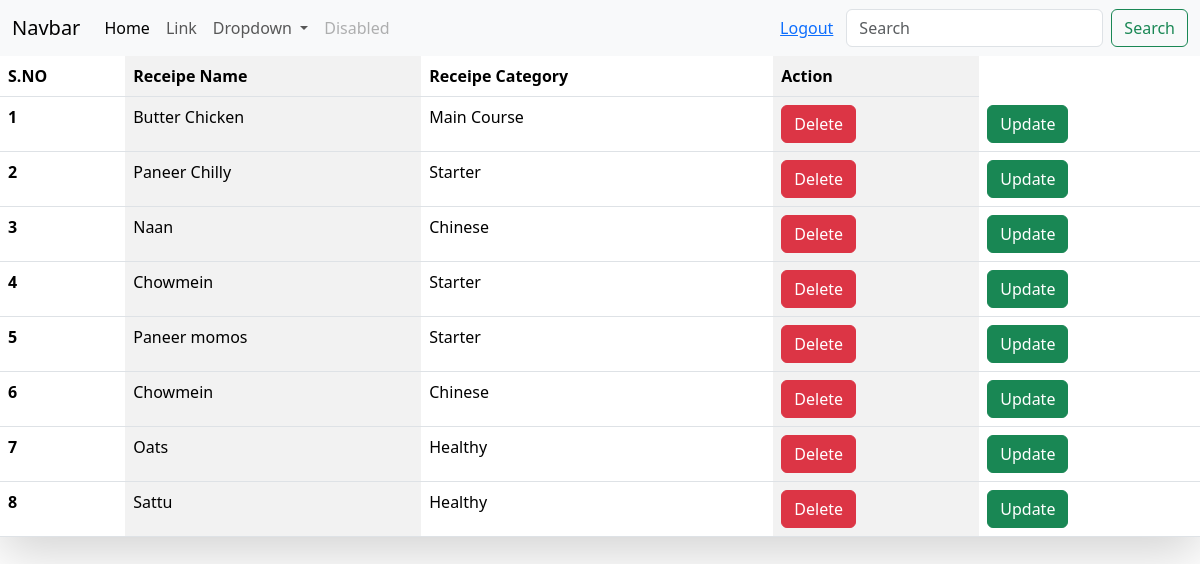
The page /getreceipe/ on the database its author committed.
### receipeapp/models.py (models this page shows, shortened)
class items(models.Model):
    user = models.ForeignKey(User , on_delete=models.SET_NULL , null=True , blank=True)
    recipe_name = models.TextField(max_length=200)
    recipe_category = models.TextField(max_length=200)

### receipeapp/views.py (the view)
# urls.py: path('getreceipe/',views.view_page,name="view_page"),
def view_page(request):
    data = items.objects.all()
    context = {"recipes":data}
    return render(request,"view_page.html",context)

### templates/view_page.html (shortened to what this page needs)
{%extends "basenew.html"%}
{%block start%}
<table class="table col-6 mx-auto  p-3 shadow-lg table-striped-columns" >
    <thead>
      <tr>
        <th scope="col">S.NO</th>
        <th scope="col">Receipe Name</th>
        <th scope="col">Receipe Category</th>
        <th scope="col">Action</th>
      </tr>
    </thead>
    <tbody>
    {%for recipe in recipes %}
      <tr >
        <th scope="row">{{forloop.counter}}</th>
        <td>{{recipe.recipe_name}}</td>
        <td>{{recipe.recipe_category}}</td>
        <td ><a href="/delete-recipe/{{recipe.id}}" class="btn btn-danger">Delete</td>
        <td ><a href="/update-recipe/{{recipe.id}}" class="btn btn-success">Update</td>
      </tr>
      {%endfor%}
    </tbody>
  </table>
{%endblock%}

### templates/basenew.html (shortened to what this page needs)
<!DOCTYPE html>
<html lang="en">
<head>
    <link href="https://cdn.jsdelivr.net/npm/bootstrap@5.3.3/dist/css/bootstrap.min.css" rel="stylesheet">
</head>
<body>
    <nav class="navbar navbar-expand-lg bg-body-tertiary">
        <div class="container-fluid">
          <a class="navbar-brand" href="#">Navbar</a>
          <div class="collapse navbar-collapse" id="navbarSupportedContent">
            <ul class="navbar-nav me-auto mb-2 mb-lg-0">
              <li class="nav-item">
                <a class="nav-link active" aria-current="page" href="#">Home</a>
              </li>
              <li class="nav-item">
                <a class="nav-link" href="#">Link</a>
              </li>
              <li class="nav-item dropdown">
                <a class="nav-link dropdown-toggle" href="#" role="button" data-bs-toggle="dropdown" aria-expanded="false">
                  Dropdown
                </a>
              </li>
              <li class="nav-item">
                <a class="nav-link disabled" aria-disabled="true">Disabled</a>
              </li>
            </ul>
            <button class="btn outline-primary" type="submit"><a href="/logout/">Logout</a></button>
            <form class="d-flex" role="search">
              <input class="form-control me-2" type="search" placeholder="Search" aria-label="Search">
              <button class="btn btn-outline-success" type="submit">Search</button>
            </form>
          </div>
        </div>
      </nav>
    {%block start%}
    {%endblock%}
</body>

### rows shown on the page
items: recipe_name "Butter Chicken", recipe_category "Main Course"
items: recipe_name "Paneer Chilly", recipe_category "Starter"
items: recipe_name "Naan", recipe_category "Chinese"
items: recipe_name "Chowmein", recipe_category "Starter"
items: recipe_name "Paneer momos", recipe_category "Starter"
items: recipe_name "Chowmein", recipe_category "Chinese"
items: recipe_name "Oats", recipe_category "Healthy"
items: recipe_name "Sattu", recipe_category "Healthy"
